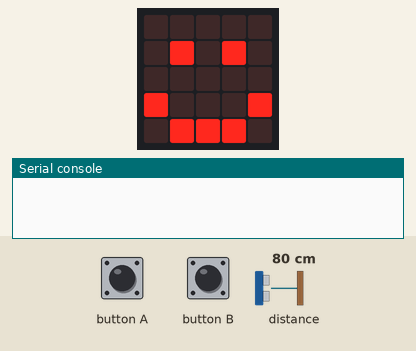
Recording of a program running on a simulated BBC micro:bit (MakeCode). Parts: the board's 5×5 LED display, the last lines printed to the serial console. The test bench sets the inputs (shaded band); at power-on: distance to the obstacle 80 cm. No radio messages arrive unless stated (any console line starting 'radio sent:' is added by the test bench).

Above: at 1.8 s.
1.9 s: button A pressed for 0.15 s
At 2.9 s:
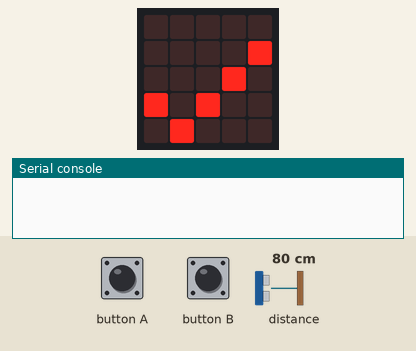
4.6 s: distance to the obstacle set to 11 cm
6.1 s: distance to the obstacle set to 8 cm
At 7.2 s:
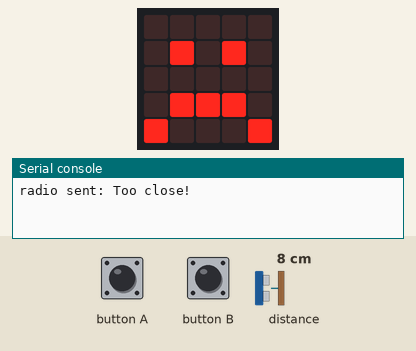
7.6 s: button B pressed for 0.15 s
At 9.6 s:
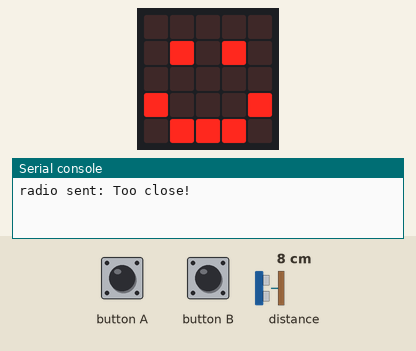
Timing chart, 0 to 11.1 s (numbered marks = the images above; inputs shaded):
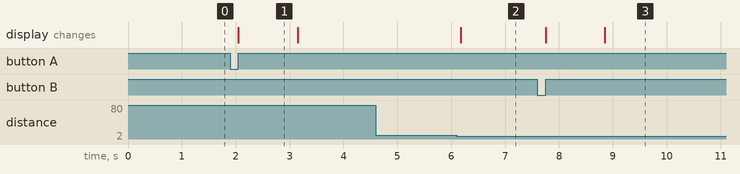

Measured:
- the behaviour switches between 10 and 9 cm on distance to the obstacle (found by bisection; images 1 and 2)
- after the input at 1.9 s, the display: changes after 0.15 s (image 1)
- after the input at 4.6 s, every drawn part: stays the same
- after the input at 6.1 s, the display: changes after 0.07 s (image 2)
- after the input at 7.6 s, the display: first changes after 0.15 s (image 3 shows a later state)
- what the display in image 1 shows lasts 1.1 s, from 2.1 s to 3.2 s

The program:

main.ts
```typescript
// (licence header left out)
// variables
let distance = 0

// setup
radio.setGroup(8)
basic.showIcon(IconNames.Happy)

// button A
input.onButtonPressed(Button.A, function () {
  basic.showIcon(IconNames.Yes)
  basic.pause(500)
  basic.showIcon(IconNames.Happy)
  while (true) {
    // checks the distance
    distance = sonar.ping(
      DigitalPin.P1,
      DigitalPin.P2,
      PingUnit.Centimeters
    )
    if (distance > 10) {
      basic.showIcon(IconNames.Happy)
    }
    // sends info if distance less than 10
    if (distance < 10) {
      basic.showIcon(IconNames.Sad)
      radio.sendString('Too close!')
      basic.pause(9500)
    }
  }
})

// Button B
input.onButtonPressed(Button.B, function () {
  basic.showIcon(IconNames.Yes)
  basic.pause(500)
  basic.showIcon(IconNames.Happy)
  // receives info
  radio.onReceivedString(function (receivedString) {
    basic.clearScreen()
    basic.showString(receivedString)
    basic.showIcon(IconNames.Happy)
  })
})
```
